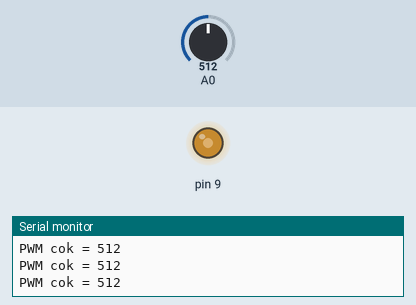
This sketch was run on a simulated Arduino Uno, built with avr-gcc and run on an emulated ATmega328P. Shown: output pins drawn as LEDs (lit = HIGH), the last lines printed to the serial monitor. The inputs (shaded band) are chosen by the test bench; at power-on: A0 = 512.

Above: at 1.3 s.
1.4 s: A0 set to 716
At 1.9 s:
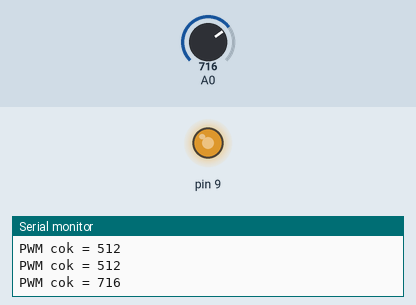
3.0 s: A0 set to 900
At 4.2 s:
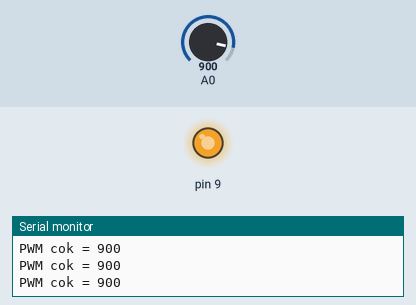
4.5 s: A0 set to 122
At 5.5 s:
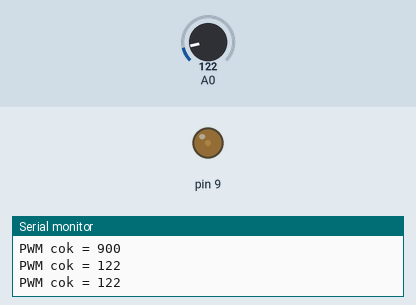
6.0 s: A0 set to 0
At 6.7 s:
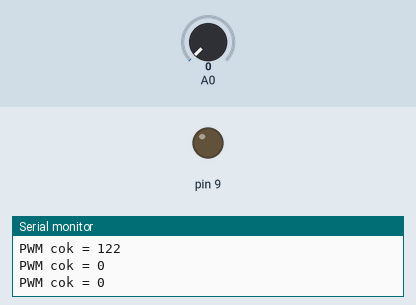
Timing chart, 0 to 8.5 s (numbered marks = the images above; inputs shaded):
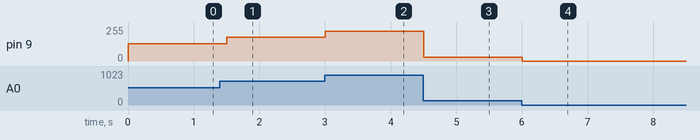

Measured:
- after the input at 1.4 s, pin 9: 128/255 → 179/255 after 0.10 s
- after the input at 3.0 s, pin 9: 179/255 → 225/255 at once
- after the input at 4.5 s, pin 9: 225/255 → 30/255 at once
- after the input at 6.0 s, pin 9: 30/255 → 0/255 at once

The sketch:

Praktikum7.1.ino
```cpp
int val=0;
void setup() {
  // put your setup code here, to run once:
Serial.begin(9600);
pinMode(9,1);
}

void loop() {
  // put your main code here, to run repeatedly:
val=analogRead(A0);
analogWrite(9, val/4);
Serial.print("PWM cok = ");
Serial.println(val, DEC);
delay(500);
}
```
